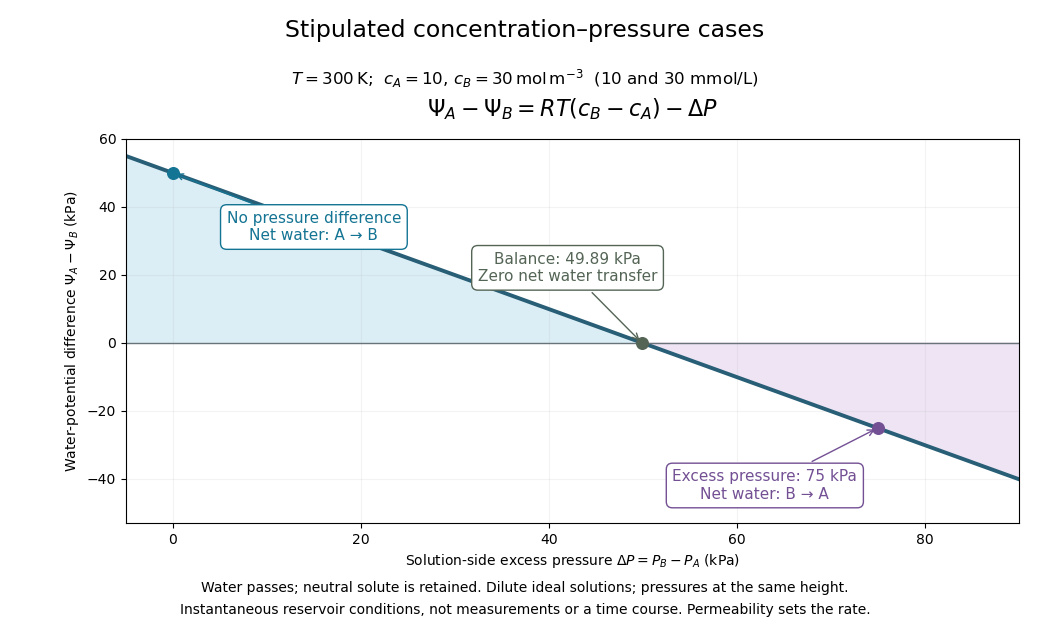

Reproduce this figure in Python.
"""Plot an explicitly stipulated dilute ideal osmotic balance (Python 3.14)."""

from pathlib import Path

import matplotlib.pyplot as plt
import numpy as np


R = 8.31446261815324
T = 300.0
C_A = 10.0  # mol/m^3; neutral retained solute
C_B = 30.0
BALANCE_KPA = R * T * (C_B - C_A) / 1000


def main():
    fig, ax = plt.subplots(figsize=(10.5, 6.3), facecolor="white")
    dp = np.linspace(-5, 90, 300)
    drive = BALANCE_KPA - dp
    ax.fill_between(dp, 0, drive, where=drive >= 0, color="#dceef5")
    ax.fill_between(dp, 0, drive, where=drive <= 0, color="#efe4f4")
    ax.plot(dp, drive, color="#285e76", lw=2.8)
    ax.axhline(0, color="#68747a", lw=1)
    cases = [
        (0, "No pressure difference\nNet water: A → B", (15, 34), "#147493"),
        (BALANCE_KPA, "Balance: 49.89 kPa\nZero net water transfer", (42, 22), "#546556"),
        (75, "Excess pressure: 75 kPa\nNet water: B → A", (63, -42), "#735094"),
    ]
    for pressure, label, xytext, color in cases:
        y = BALANCE_KPA - pressure
        ax.scatter([pressure], [y], s=70, color=color, zorder=5)
        ax.annotate(label, (pressure, y), xytext, fontsize=11, color=color,
                    ha="center", va="center", arrowprops={"arrowstyle": "->", "color": color},
                    bbox={"boxstyle": "round,pad=0.4", "fc": "white", "ec": color})
    ax.set(xlim=(-5, 90), ylim=(-53, 60),
           xlabel=r"Solution-side excess pressure $\Delta P=P_B-P_A$ (kPa)",
           ylabel=r"Water-potential difference $\Psi_A-\Psi_B$ (kPa)")
    ax.set_title(r"$\Psi_A-\Psi_B=RT(c_B-c_A)-\Delta P$", fontsize=16, pad=16)
    ax.grid(alpha=0.15)
    fig.suptitle("Stipulated concentration–pressure cases", fontsize=17, y=0.97)
    fig.text(0.5, 0.865, r"$T=300\,\mathrm{K}$;  $c_A=10$, $c_B=30\,\mathrm{mol\,m^{-3}}$  (10 and 30 mmol/L)", ha="center", fontsize=12)
    fig.text(0.5, 0.06, "Water passes; neutral solute is retained. Dilute ideal solutions; pressures at the same height.", ha="center", fontsize=10)
    fig.text(0.5, 0.026, "Instantaneous reservoir conditions, not measurements or a time course. Permeability sets the rate.", ha="center", fontsize=10)
    fig.subplots_adjust(left=0.12, right=0.97, top=0.78, bottom=0.17)
    fig.savefig(Path(__file__).stem + ".png", dpi=100, facecolor="white", transparent=False)
    plt.close(fig)


if __name__ == "__main__":
    main()
